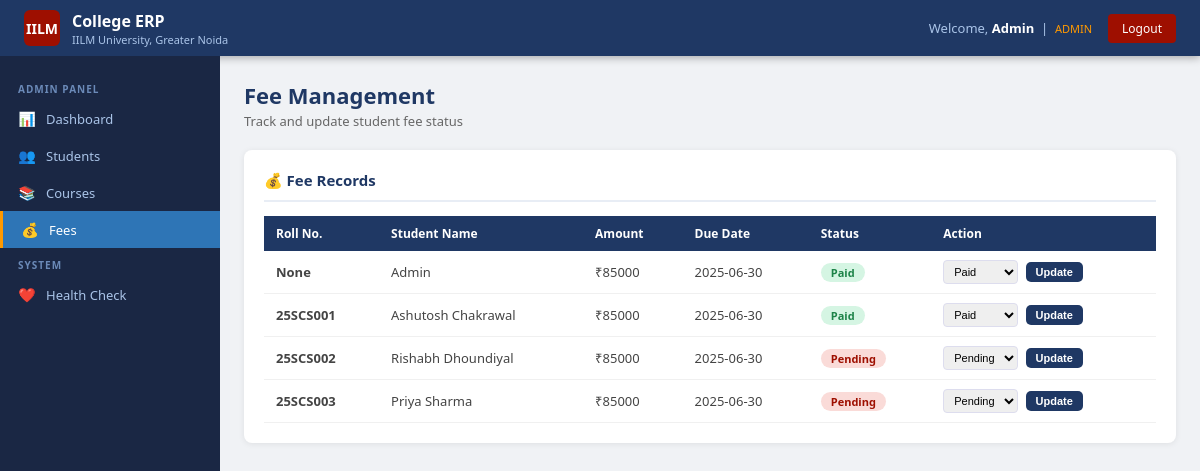
/admin/fees (signed in), run on the app's committed database.
### tables this page shows
CREATE TABLE fees (
        id INTEGER PRIMARY KEY AUTOINCREMENT,
        student_id INTEGER,
        amount REAL,
        status TEXT DEFAULT 'Pending',
        due_date TEXT
    );

CREATE TABLE users (
        id INTEGER PRIMARY KEY AUTOINCREMENT,
        name TEXT NOT NULL,
        email TEXT UNIQUE NOT NULL,
        password TEXT NOT NULL,
        role TEXT NOT NULL DEFAULT 'student',
        roll_no TEXT,
        branch TEXT,
        year INTEGER DEFAULT 1
    );

### app.py (the view)
@app.route("/admin/fees")
@login_required
@admin_required
def admin_fees():
    conn = get_db()
    fees = conn.execute("""
        SELECT f.*, u.name, u.roll_no FROM fees f
        JOIN users u ON f.student_id=u.id ORDER BY f.id""").fetchall()
    conn.close()
    return render_template("admin_fees.html", fees=fees)

### app.py (called while the page is built)
def get_db():
    conn = sqlite3.connect(DB)
    conn.row_factory = sqlite3.Row
    return conn

def login_required(f):
    @wraps(f)
    def decorated(*args, **kwargs):
        if "user_id" not in session:
            return redirect(url_for("login"))
        return f(*args, **kwargs)
    return decorated

def admin_required(f):
    @wraps(f)
    def decorated(*args, **kwargs):
        if session.get("role") != "admin":
            flash("Admin access required","danger")
            return redirect(url_for("dashboard"))
        return f(*args, **kwargs)
    return decorated

### templates/admin_fees.html (shortened to what this page needs)
{% extends "base.html" %}
{% block content %}
<div class="page-header"><h1>Fee Management</h1><p>Track and update student fee status</p></div>
<div class="card">
  <div class="card-header">💰 Fee Records</div>
  <table>
    <tr><th>Roll No.</th><th>Student Name</th><th>Amount</th><th>Due Date</th><th>Status</th><th>Action</th></tr>
    {% for f in fees %}
    <tr>
      <td><strong>{{ f.roll_no }}</strong></td>
      <td>{{ f.name }}</td>
      <td>₹{{ "%.0f"|format(f.amount) }}</td>
      <td>{{ f.due_date }}</td>
      <td><span class="badge {% if f.status=='Paid' %}badge-green{% else %}badge-red{% endif %}">{{ f.status }}</span></td>
      <td>
        <form method="POST" action="{{ url_for('update_fee', fee_id=f.id) }}" style="display:inline;">
          <select name="status" style="padding:4px 6px;font-size:11px;border:1px solid #dde;border-radius:4px;">
            <option {% if f.status=='Paid' %}selected{% endif %}>Paid</option>
            <option {% if f.status=='Pending' %}selected{% endif %}>Pending</option>
          </select>
          <button type="submit" class="btn btn-primary" style="padding:4px 10px;font-size:11px;margin-left:4px;">Update</button>
        </form>
      </td>
    </tr>
    {% endfor %}
  </table>
</div>
{% endblock %}

### templates/base.html (shortened to what this page needs)
<!DOCTYPE html>
<html lang="en">
<head>
</head>
<body>
<nav>
  <a href="{{ url_for('dashboard') }}" class="nav-brand">
    <div class="nav-logo">IILM</div>
    <div>
      <div class="nav-title">College ERP</div>
      <div class="nav-subtitle">IILM University, Greater Noida</div>
    </div>
  </a>
  <div class="nav-right">
    <div class="nav-user">Welcome, <strong>{{ session.name }}</strong> &nbsp;|&nbsp; <span style="color:#FF9900;font-size:11px;text-transform:uppercase;">{{ session.role }}</span></div>
    <a href="{{ url_for('logout') }}" class="btn-logout">Logout</a>
  </div>
</nav>
<div class="layout">
  <div class="sidebar">
    {% if session.role == 'admin' %}
    <div class="sidebar-section">Admin Panel</div>
    <a href="{{ url_for('dashboard') }}" class="{{ 'active' if request.endpoint=='dashboard' }}"><span class="sidebar-icon">📊</span> Dashboard</a>
    <a href="{{ url_for('admin_students') }}" class="{{ 'active' if request.endpoint=='admin_students' }}"><span class="sidebar-icon">👥</span> Students</a>
    <a href="{{ url_for('admin_courses') }}" class="{{ 'active' if request.endpoint=='admin_courses' }}"><span class="sidebar-icon">📚</span> Courses</a>
    <a href="{{ url_for('admin_fees') }}" class="{{ 'active' if request.endpoint=='admin_fees' }}"><span class="sidebar-icon">💰</span> Fees</a>
    {% endif %}
    <div class="sidebar-section">System</div>
    <a href="{{ url_for('health') }}"><span class="sidebar-icon">❤️</span> Health Check</a>
  </div>
  <div class="main">
    {% block content %}{% endblock %}
  </div>
</div>
</body>
</html>

### templates/base.html (style rules this page uses)
* { margin:0;padding:0;box-sizing:border-box; }
body { font-family:'Segoe UI',Arial,sans-serif;background:#f0f2f5;min-height:100vh; }
nav { background:#1F3864;padding:0 24px;height:56px;display:flex;align-items:center;justify-content:space-between;box-shadow:0 2px 8px rgba(0,0,0,0.3); }
.nav-brand { display:flex;align-items:center;gap:12px;text-decoration:none; }
.nav-logo { width:36px;height:36px;background:#9E0F00;border-radius:6px;display:flex;align-items:center;justify-content:center;color:white;font-weight:900;font-size:14px; }
.nav-title { color:white;font-size:16px;font-weight:700; }
.nav-subtitle { color:#aac4e8;font-size:11px; }
.nav-right { display:flex;align-items:center;gap:16px; }
.nav-user { color:#aac4e8;font-size:13px; }
.nav-user strong { color:white; }
.btn-logout { background:#9E0F00;color:white;border:none;padding:6px 14px;border-radius:4px;font-size:12px;cursor:pointer;text-decoration:none; }
.layout { display:flex;min-height:calc(100vh - 56px); }
.sidebar { width:220px;background:#1a2744;padding:16px 0;flex-shrink:0; }
.sidebar-section { color:#6b8ab8;font-size:10px;font-weight:700;padding:10px 18px 4px;letter-spacing:1px;text-transform:uppercase; }
.sidebar a { display:flex;align-items:center;gap:10px;padding:9px 18px;color:#aac4e8;text-decoration:none;font-size:13px;transition:all 0.15s; }
.sidebar a:hover,.sidebar a.active { background:#2E75B6;color:white;border-left:3px solid #FF9900; }
.sidebar-icon { font-size:14px;width:18px;text-align:center; }
.main { flex:1;padding:24px; }
.page-header { margin-bottom:20px; }
.page-header h1 { font-size:22px;color:#1F3864;font-weight:700; }
.page-header p { color:#666;font-size:13px;margin-top:2px; }
.card { background:white;border-radius:8px;padding:20px;box-shadow:0 1px 6px rgba(0,0,0,0.08);margin-bottom:16px; }
.card-header { font-size:15px;font-weight:700;color:#1F3864;margin-bottom:14px;padding-bottom:10px;border-bottom:2px solid #e8edf5; }
table { width:100%;border-collapse:collapse;font-size:13px; }
th { background:#1F3864;color:white;padding:9px 12px;text-align:left;font-weight:600;font-size:12px; }
td { padding:9px 12px;border-bottom:1px solid #f0f0f0;color:#444; }
.badge { display:inline-block;padding:2px 10px;border-radius:10px;font-size:11px;font-weight:600; }
.badge-green { background:#d5f5e3;color:#1d8348; }
.badge-red { background:#fadbd8;color:#9E0F00; }
.btn { padding:8px 18px;border:none;border-radius:5px;font-size:13px;font-weight:600;cursor:pointer; }
.btn-primary { background:#1F3864;color:white; }

### data on the page
fees: roll_no "None", name "Admin", amount "85000", due_date "2025-06-30", status "Paid"
fees: roll_no "25SCS001", name "Ashutosh Chakrawal", amount "85000", due_date "2025-06-30", status "Paid"
fees: roll_no "25SCS002", name "Rishabh Dhoundiyal", amount "85000", due_date "2025-06-30", status "Pending"
fees: roll_no "25SCS003", name "Priya Sharma", amount "85000", due_date "2025-06-30", status "Pending"

### other printed values
{{ session.name }} "Admin"
{{ session.role }} "ADMIN"
